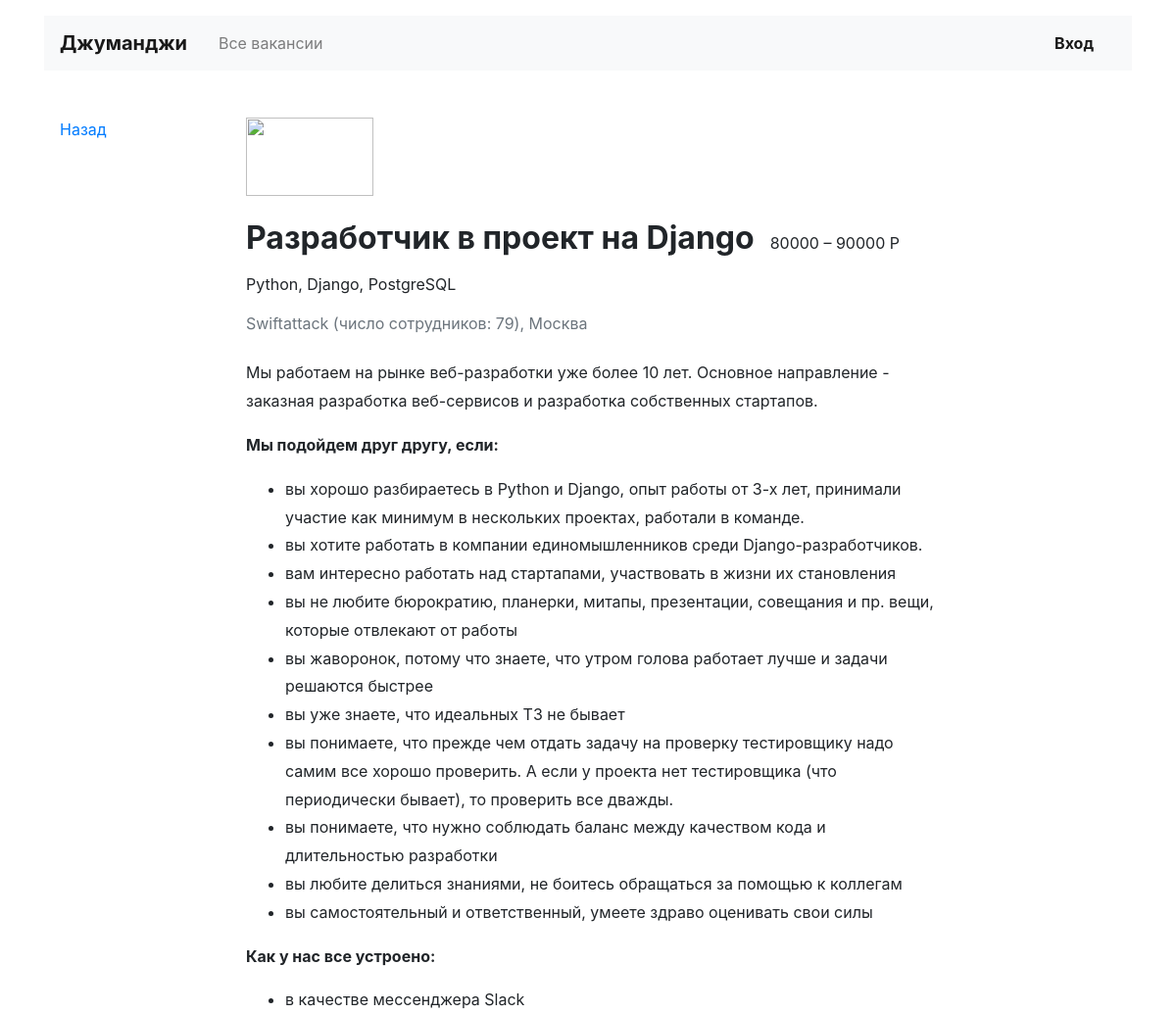
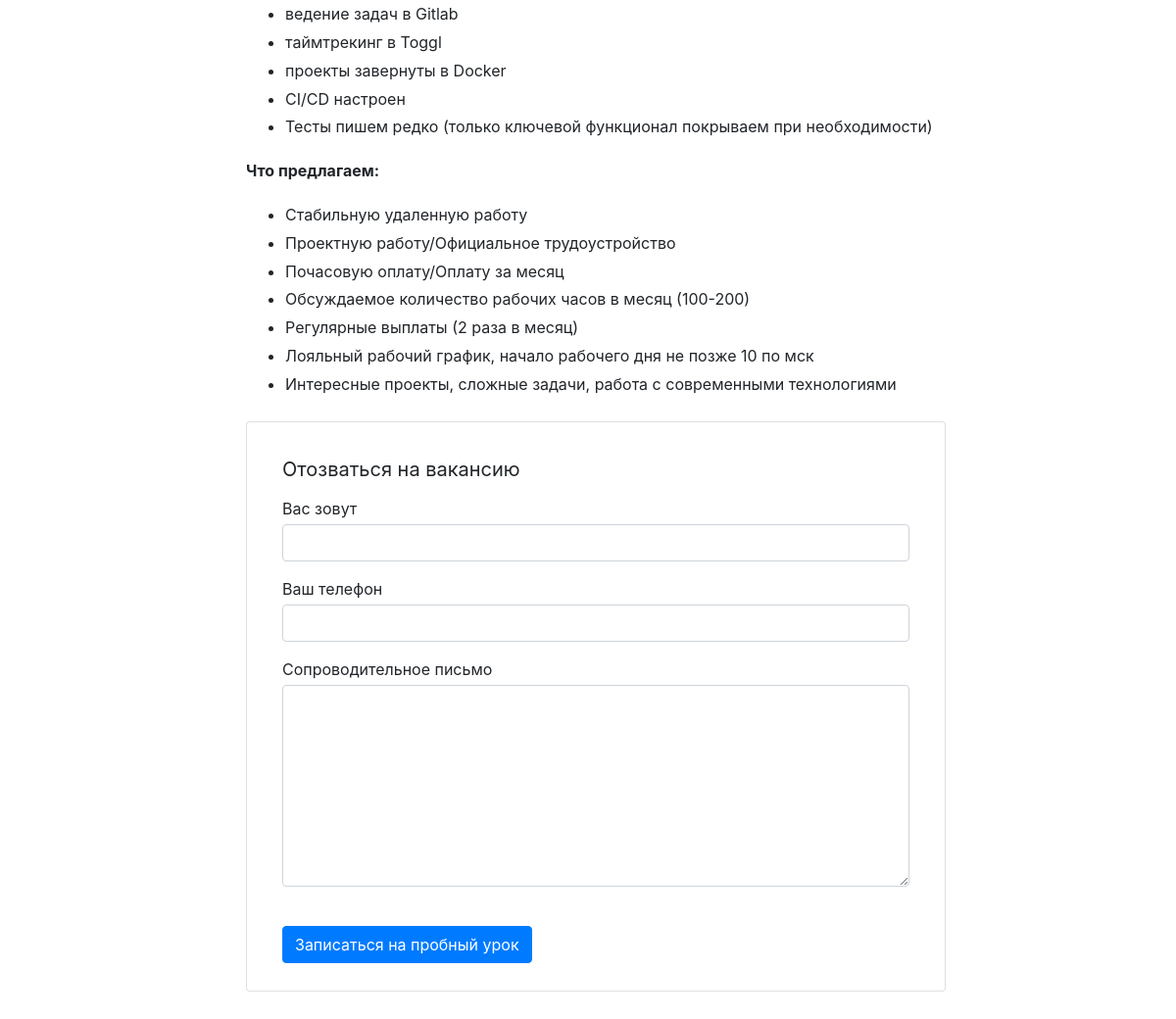
Screenshot of /vacancies/2 with the database file from the repository (2 pictures, top to bottom).
### vacancies/models.py (models this page shows)
class Vacancy(models.Model):
    title = models.CharField(max_length=64)
    specialty = models.ForeignKey(Specialty, related_name='vacancies', on_delete=models.CASCADE, null=True)
    company = models.ForeignKey(Company, related_name='vacancies', on_delete=models.CASCADE, null=True)
    skills = models.CharField(max_length=64)
    description = models.TextField()
    salary_min = models.FloatField()
    salary_max = models.FloatField()
    published_at = models.DateField()

class Company(models.Model):
    name = models.CharField(max_length=64)
    location = models.CharField(max_length=64)
    logo = models.URLField(default='https://place-hold.it/100x60')
    description = models.TextField()
    employee_count = models.IntegerField()

### vacancies/views.py (the view)
# urls.py: path('vacancies/<int:vacancy_id>', views.vacancy_view, name='vacancy-view'),
def vacancy_view(request, vacancy_id: int):
    valid_vacancy_id = tuple(item.id for item in Vacancy.objects.all())
    if vacancy_id not in valid_vacancy_id:
        raise Http404
    id_company = Vacancy.objects.get(id=vacancy_id).company_id
    return render(request, 'vacancy.html',
                  context={'vacancy': Vacancy.objects.get(id=vacancy_id),
                           'company_info': Company.objects.get(id=id_company)})

### templates/vacancy.html (shortened to what this page needs)
{% include 'title.html' %}
      {% include 'head.html' %}
</head>
<body>
{% include 'header.html' %}
<main class="container mt-3 pb-5">
    <div class="row mt-5">
        <div class="col-12 col-lg-2">
            <div class="pl-3 mb-5">
                <p><a href="#">Назад</a></p>
            </div>
        </div>
        <div class="col-12 col-lg-8">
            <section class="pl-3">
                <a href="#"><img src="https://place-hold.it/130x80" width="130" height="80" alt=""></a>
                <div class="d-flex align-items-baseline align-content-baseline">
                    <h1 class="h2 mt-4 font-weight-bold">{{ vacancy.title }}</h1>
                    <p class="m-0 pl-3">{{ vacancy.salary_min|floatformat:0 }} – {{ vacancy.salary_max|floatformat:0 }}
                        Р</p>
                </div>
                <p class="mt-2">{{ vacancy.skills }}</p>
                <p class="text-muted mb-4">{{ company_info.name|title }} (число
                    сотрудников: {{ company_info.employee_count }}), {{ company_info.location }}</p>
                <div style="line-height: 1.8;">{{ vacancy.description|safe }}</div>
                <form action="/echo" class="card mt-4 mb-3" enctype="multipart/form-data">
                    <div class="card-body mx-3">
                        <p class="h5 mt-3 font-weight-normal">Отозваться на вакансию</p>
                        <div class="form-group">
                            <label class="mb-1 mt-2" for="userName">Вас зовут</label>
                            <input class="form-control" type="text" placeholder="" id="userName">
                        </div>
                        <div class="form-group">
                            <label class="mb-1" for="userPhone">Ваш телефон</label>
                            <input class="form-control" type="tel" placeholder="" id="userPhone">
                        </div>
                        <div class="form-group">
                            <label class="mb-1" for="userMsg">Сопроводительное письмо</label>
                            <textarea class="form-control" rows="8" id="userMsg"></textarea>
                        </div>
                        <input type="submit" class="btn btn-primary mt-4 mb-2" value="Записаться на пробный урок">
                    </div>
                </form>
            </section>
        </div>
    </div>
</main>
</body>
</html>

### rows the page displays
Vacancy: title "Разработчик в проект на Django", salary_min "80000", salary_max "90000", skills "Python, Django, PostgreSQL", description "Мы работаем на рынке веб-разработки уже более 10 лет. Основное направление - заказная разработка веб-сервисов и разработка собственных стартапов. Мы подойдем друг другу, если: вы хорошо разбираетесь в Python и Django, опыт работы от 3-х лет, принимали участие как минимум в нескольких проектах, работали в команде. вы хотите работать в компании единомышленников среди Django-разработчиков. вам интересно работать над стартапами, участвовать в жизни их становления вы не любите бюрократию, планерки, митапы, презентации, совещания и пр. вещи, которые отвлекают от работы вы жаворонок, потому что знаете, что утром голова работает лучше и задачи решаются быстрее вы уже знаете, что идеальных ТЗ не…"
Company: name "Swiftattack", employee_count "79", location "Москва"
